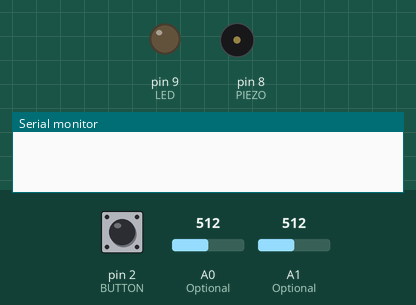
Bench run of a sketch on a simulated Arduino Uno, built with avr-gcc and run on an emulated ATmega328P. Parts: output pins drawn as LEDs (lit = HIGH), buzzer (waves = sounding), the last lines printed to the serial monitor. The test bench sets the inputs (shaded band); at power-on: pin 2 (BUTTON) LOW, A1 (Optional) = 512, A0 (Optional) = 512.

Above: at 1.2 s.
1.3 s: pin 2 (BUTTON) pulled HIGH for 0.15 s
At 2.1 s:
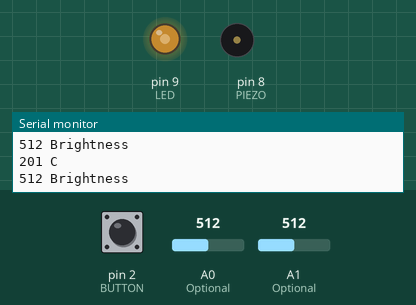
4.4 s: A1 (Optional) set to 716
At 6.3 s:
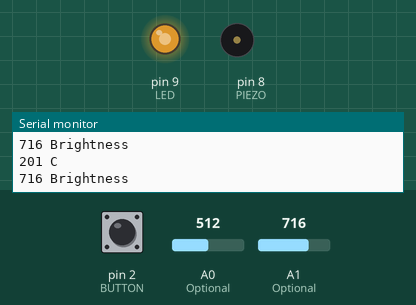
7.4 s: A1 (Optional) set to 1023
At 9.4 s:
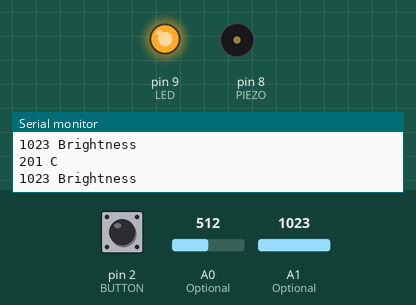
10.4 s: pin 2 (BUTTON) pulled HIGH for 3.2 s
At 12.4 s:
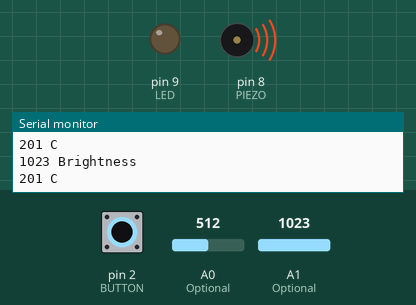
15.1 s: A1 (Optional) set to 122
At 17.8 s:
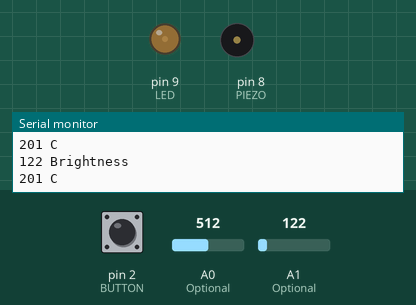
18.1 s: A0 (Optional) set to 172
21.1 s: A0 (Optional) set to 148
At 22.2 s:
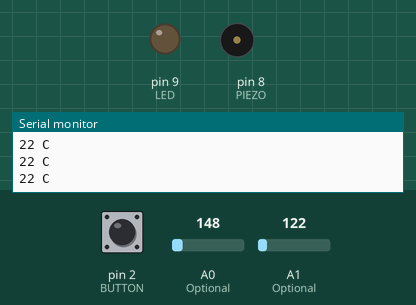
Timing chart, 0 to 23.6 s (numbered marks = the images above; inputs shaded):
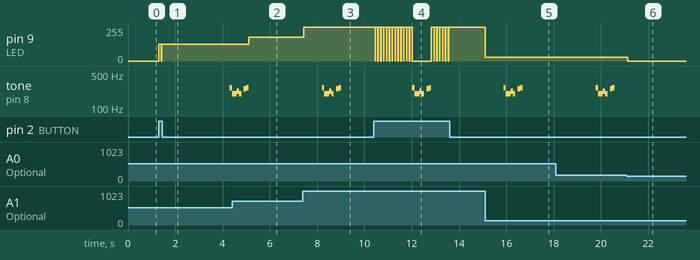

Measured:
- after the input at 1.3 s, pin 9 (LED): 0/255 → 127/255 at once; tone on pin 8 (PIEZO): silent → 262 Hz after 3.0 s
- after the input at 4.4 s, pin 9 (LED): 127/255 → 178/255 after 0.71 s
- after the input at 7.4 s, pin 9 (LED): 178/255 → 255/255 at once
- after the input at 10.4 s, pin 9 (LED): goes 13 × (0/255 0.01 s, 255/255 0.11 s), 0/255 0.81 s, 6 × (255/255 0.11 s, 0/255 0.01 s), then 255/255, starting after 0.05 s
- after the input at 15.1 s, pin 9 (LED): 255/255 → 30/255 at once
- after the input at 21.1 s, pin 9 (LED): 30/255 → 0/255 at once

The sketch:

project_robotics_the_fan.ino
```cpp
#define PIEZO 8
int baselineTemp = 30;
int celsius = 0;
int LED = 9;
const int BUTTON = 2;  // BUTTON is a constant
int sensorValue;            // Stores the value of the sensor (0-1023)
unsigned long startTime = 0; // Variable to store when the fan started
int melody[] = {262, 196, 196, 220, 196, 0, 247, 262}; // 8 music notes
int noteDurations[] = {250, 125, 125, 250, 250, 250, 250, 250};
boolean on = false;

void setup() {
  Serial.begin(9600);
  pinMode(A0, INPUT);  // Optional. TMP sensor
  pinMode(A1, INPUT);  // Optional. Photoresistor
  pinMode(PIEZO, OUTPUT);
  pinMode(LED, OUTPUT);
  pinMode(BUTTON, INPUT); // input for the button
}

void loop() {
  if (digitalRead(BUTTON) == HIGH){
    if (!on) // if (on == false)
       on = true;
    else
       on = false;
  }
  if(on){
  // Measure temperature in Celsius
  celsius = map(((analogRead(A0) - 20) * 3.04), 0, 1023, -40, 125);
  Serial.print(celsius);
  Serial.println(" C");

  if (celsius > baselineTemp) {
    // If the fan just started, record the start time
    if (startTime == 0) {
      startTime = millis();
      Serial.println(startTime);
    }

    // Check if 5 minutes (300,000 ms) have passed
    if (millis() - startTime >= 3000) {
      // Play the melody
      for (int i = 0; i < 8; i++) {
        tone(PIEZO, melody[i], noteDurations[i]); // Play a note
        delay(100);
        noTone(PIEZO); // Stop the tone playing
      }

      // Reset the timer to measure the next 5-minute interval
      startTime = millis();
    }

    // Read the value from the sensor (range [0…1023])
    sensorValue = analogRead(A1);

    // Print the sensor reading
    Serial.print(sensorValue);
    Serial.println(" Brightness");

    // Map the sensor reading to the range [0…255] to set the LED brightness
    analogWrite(LED, map(sensorValue, 0, 1023, 0, 255));
    delay(100); // Wait for 100 milliseconds
  } else {
    // Reset variables if the fan is off
    startTime = 0;
    digitalWrite(LED, LOW);
  }
  }else{
    digitalWrite(LED, LOW);
  }
  delay(10);
}
```
